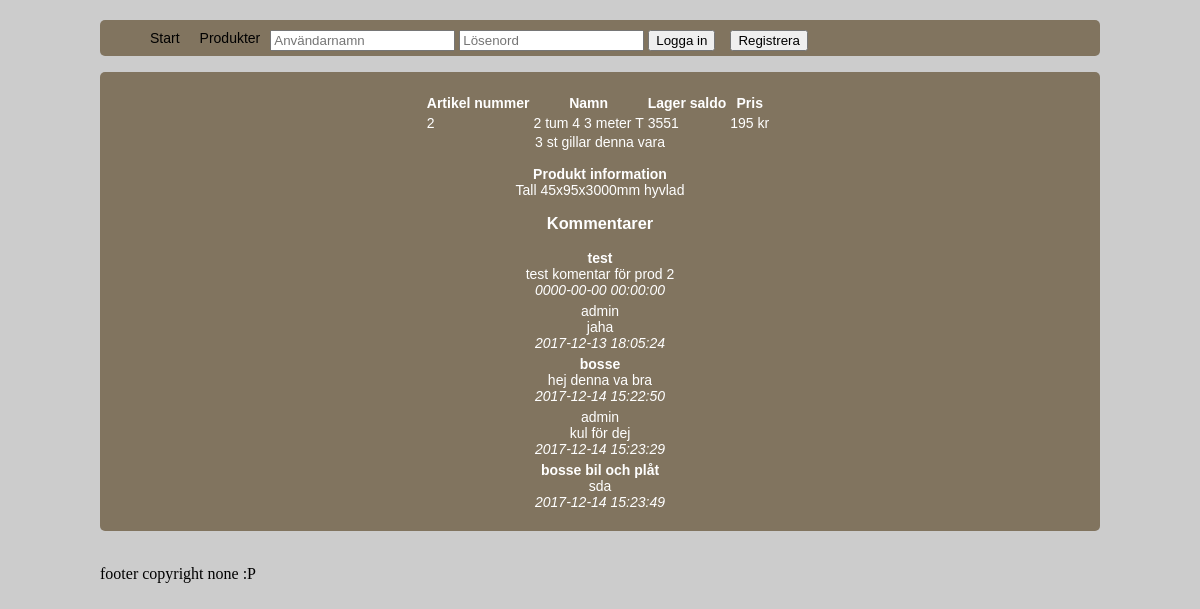
The page /product-view.php?art=2 on the database its author committed.
### tables this page shows
CREATE TABLE `product` (
  `product_id` int(10) UNSIGNED NOT NULL,
  `product_name` varchar(45) NOT NULL,
  `product_info` varchar(255) NOT NULL,
  `product_stock` int(10) UNSIGNED NOT NULL,
  `product_price` float NOT NULL,
  `product_live` varchar(45) NOT NULL DEFAULT 'ja',
  `product_desc` varchar(45) NOT NULL
);

CREATE TABLE `comments` (
  `comment_id` int(10) UNSIGNED NOT NULL,
  `product_id` int(10) UNSIGNED NOT NULL,
  `user_id` int(10) UNSIGNED NOT NULL,
  `comment_text` varchar(255) NOT NULL,
  `comment_reply` varchar(45) NOT NULL DEFAULT 'nej',
  `user_name` varchar(45) NOT NULL,
  `comment_date` datetime NOT NULL,
  `comment_reply_text` varchar(255) DEFAULT NULL,
  `comment_reply_date` datetime DEFAULT NULL,
  `comment_reply_from` varchar(45) DEFAULT NULL
);

### product-view.php (the view, shortened to what this page needs)
<?php
  include_once 'header.php';
  include 'includes/like.php';
  include 'includes/comment.php';
?>
<section class="main-container">
  <div class="main-content">
  </div>
  <div class="main-content">
    <div class="main-textarea">
      <center>
    <?php
      include 'includes/db.php';
      $sql = "SELECT * FROM product WHERE product_id = '$_GET[art]'";
      $result = mysqli_query($db_conn, $sql);
      $product_id ='';
      $product_name = '';
      $product_info = '';
      $product_price = '';
      $product_stock = '';
      if (mysqli_num_rows($result) > 0) {
          while($row = mysqli_fetch_assoc($result)) {
              $product_id = $row['product_id'];
              $product_name = $row['product_name'];
              $product_stock = $row['product_stock'];
              $product_price = $row['product_price'];
              $product_info = $row['product_info'];
          }
      } else {
          echo '0 results';
      }
    ?>
    <table>
      <tr>
        <th>Artikel nummer</th>
        <th>Namn</th>
        <th>Lager saldo</th>
        <th>Pris</th>
      </tr>
      <?php echo '<tr><td>'
      . $product_id . '</td><td>'
      . $product_name . '</td><td>'
      . $product_stock . '</td><td>'
      . $product_price . ' kr</td><td>';
      if(isset($_SESSION['user_id'])){
      echo '<form action="includes/basket.php" method="POST">
      <input type="hidden" name="art_nummer" value="'.$product_id.'">
      <input type="hidden" name="product_price" value="'.$product_price.'">
      <input type="hidden" name="product_amount" value="1">
      <button type="submit" name="basket-add">Lägg till</button>
      </form>'
      . '</td></tr>';
    } else {
      echo '</td></tr>';
    }
      ?>
</table>
<div>
  <?php echo '<br>' . getLikes($product_id);
  ?>
</div>
<div>
  <br><b>Produkt information</b><br>
  <?php echo $product_info ?>
</div>
<div>
  <?php
    echo '<h3>Kommentarer</h2>';
    listComments($product_id);
  ?>
</div>
</center>
</div>
</div>
<?php
  include_once 'footer.php';
?>

### includes/comment.php (shortened to what this page needs)
<?php
function listComments($art){
  include 'db.php';
  $sql = "SELECT * FROM comments WHERE product_id='$art'";
  $result = mysqli_query($db_conn, $sql);
  if (mysqli_num_rows($result) > 0) {
      while($row = mysqli_fetch_assoc($result)) {
          echo '<div class="comment"><div class="comment-head">'. $row['user_name'] .'</div>
          <div class="comment-content">'. $row['comment_text'] .'</div>';
          echo '<div class="comment-foot">'. $row['comment_date'];
          echo '</div></div>';
          if($row['comment_reply'] == 'ja'){
            echo '<div class="admin-comment"><div class="admin-reply-head">'. $row['comment_reply_from'] .'</div>
            <div class="admin-reply-content">'. $row['comment_reply_text'].'</div>
            <div class="admin-reply-foot">'.$row['comment_reply_date'] .'</div>';
            echo '</div>';
          } else {
          }
      }
  } else {
      echo 'Det finns inga kommentarer ännu bli först med din!';
  }
}
?>

### includes/style2.css (style rules this page uses)
body { background-color: #ccc; }
.main-container { margin: 0 auto; width: 1000px; }
.main-content { margin: 0 auto; width: 100%; border-radius: 5px; padding-bottom: 16px; }
.main-textarea { font-family: arial; font-size: 14px; color: white; background-color: #81745f; border-radius: 5px; padding-bottom: 16px; padding-top: 20px; }
.comment { margin: 5px; }
.comment-head { font-weight: bold; }
.comment-foot { font-style: italic; }
.admin-comment { margin: 5px; }
.admin-reply-foot { font-style: italic; }

### rows shown on the page
product: product_id "2", product_name "2 tum 4 3 meter T", product_stock "3551", product_price "195", product_info "Tall 45x95x3000mm hyvlad"
comments: user_name "test", comment_text "test komentar för prod 2", comment_date "0000-00-00 00:00:00", comment_reply_from "admin", comment_reply_text "jaha", comment_reply_date "2017-12-13 18:05:24"
comments: user_name "bosse", comment_text "hej denna va bra", comment_date "2017-12-14 15:22:50", comment_reply_from "admin", comment_reply_text "kul för dej", comment_reply_date "2017-12-14 15:23:29"
comments: user_name "bosse bil och plåt", comment_text "sda", comment_date "2017-12-14 15:23:49"

### other values the page prints
mysqli_num_rows($result) "3"
